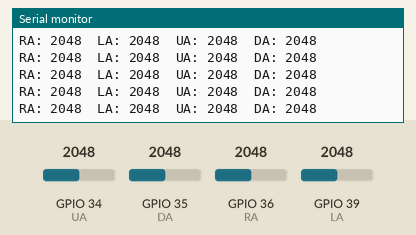
This sketch was run on a simulated ESP32. Shown: the last lines printed to the serial monitor. The test bench sets the inputs (shaded band); at power-on: GPIO 34 (UA) = 2048, GPIO 35 (DA) = 2048, GPIO 36 (RA) = 2048, GPIO 39 (LA) = 2048.

Above: at 1.2 s.
1.3 s: GPIO 34 (UA) set to 2866
At 1.38 s:
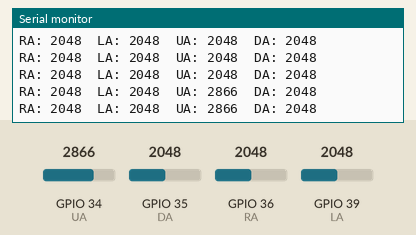
2.8 s: GPIO 35 (DA) set to 2866
At 2.84 s:
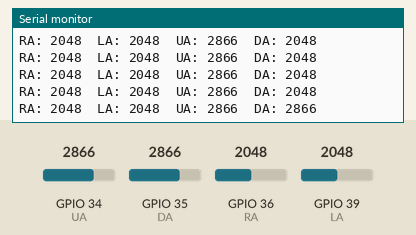
4.3 s: GPIO 36 (RA) set to 2866
At 4.3 s:
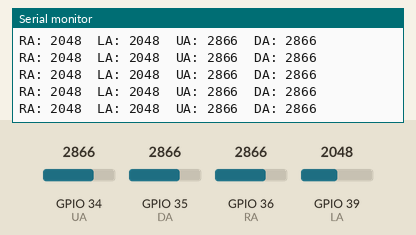
5.8 s: GPIO 39 (LA) set to 2866
At 5.86 s:
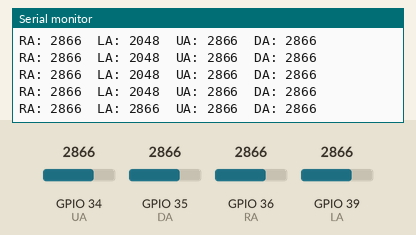
7.3 s: GPIO 34 (UA) set to 3972
At 7.33 s:
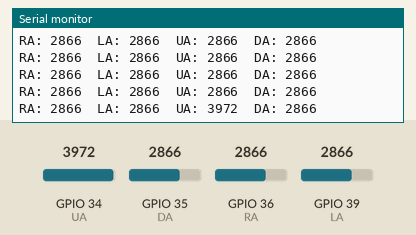
8.8 s: GPIO 35 (DA) set to 3972
At 8.84 s:
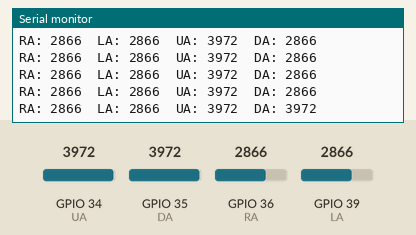
Timing chart, 0 to 11.3 s (numbered marks = the images above; inputs shaded):
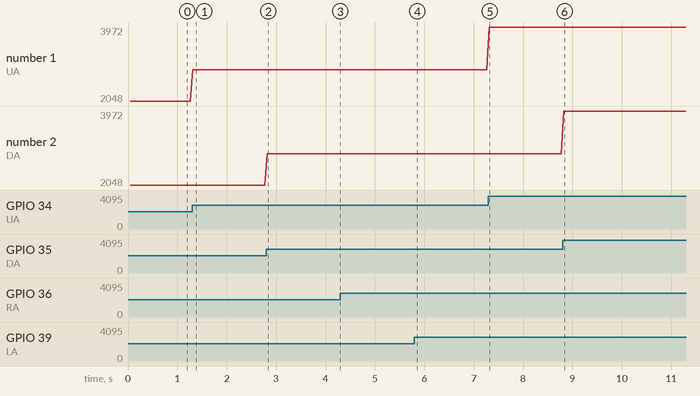

The sketch:

4ADC_serial_web_point.ino
```cpp
#include <WiFi.h>
#include <ESPAsyncWebServer.h>

// Настройка Wi-Fi точки доступа
const char *ssid = "ESP32";
const char *password = "12345678";

IPAddress local_ip(192, 168, 4, 1);
IPAddress gateway(192, 168, 4, 1);
IPAddress subnet(255, 255, 255, 0);

AsyncWebServer server(80); // Асинхронный веб-сервер

// Входы АЦП для антенн
const int RA = 36; // Правая антенна
const int LA = 39; // Левая антенна
const int UA = 34; // Верхняя антенна
const int DA = 35; // Нижняя антенна

// Значения сигналов с антенн
volatile int Rvalue = 0, Lvalue = 0, Uvalue = 0, Dvalue = 0; // Непрерывные данные
int RvalueWeb = 0, LvalueWeb = 0, UvalueWeb = 0, DvalueWeb = 0; // Данные для веб-сервера

// Таймер для обновления значений
unsigned long previousMillis = 0;
const unsigned long interval = 50; // Интервал вывода в миллисекундах

// HTML веб-страницы
const char index_html[] PROGMEM = R"rawliteral(
<!DOCTYPE HTML>
<html>
<head>
  <title>Antenna Signals</title>
  <script>
    async function refreshValues() {
      const response = await fetch('/values');
      const data = await response.json();
      document.getElementById('RA').innerText = data.RA;
      document.getElementById('LA').innerText = data.LA;
      document.getElementById('UA').innerText = data.UA;
      document.getElementById('DA').innerText = data.DA;
    }
    setInterval(refreshValues, interval); // Обновление каждые 50 мс
  </script>
</head>
<body>
  <h1>ESP32 Antenna Signals</h1>
  <p><strong>Right Antenna:</strong> <span id="RA">0</span></p>
  <p><strong>Left Antenna:</strong> <span id="LA">0</span></p>
  <p><strong>Upper Antenna:</strong> <span id="UA">0</span></p>
  <p><strong>Down Antenna:</strong> <span id="DA">0</span></p>
</body>
</html>
)rawliteral";

void setup() {
  Serial.begin(9600);

  // Настройка Wi-Fi точки доступа
  WiFi.softAPConfig(local_ip, gateway, subnet);
  WiFi.softAP(ssid, password);

  Serial.println("Access Point started");
  Serial.print("IP address: ");
  Serial.println(WiFi.softAPIP());

  // Главная страница
  server.on("/", HTTP_GET, [](AsyncWebServerRequest *request) {
    request->send_P(200, "text/html", index_html);
  });

  // Обработка запроса значений сигналов антенн
  server.on("/values", HTTP_GET, [](AsyncWebServerRequest *request) {
    String json = "{";
    json += "\"RA\":" + String(RvalueWeb) + ",";
    json += "\"LA\":" + String(LvalueWeb) + ",";
    json += "\"UA\":" + String(UvalueWeb) + ",";
    json += "\"DA\":" + String(DvalueWeb);
    json += "}";
    request->send(200, "application/json", json);
  });

  // Запуск веб-сервера
  server.begin();
  Serial.println("Server started");
}

void loop() {
  // Непрерывное считывание сигналов с антенн
  Rvalue = analogRead(RA);
  Lvalue = analogRead(LA);
  Uvalue = analogRead(UA);
  Dvalue = analogRead(DA);

  // Обновление значений для вывода каждые 50 мс
  unsigned long currentMillis = millis();
  if (currentMillis - previousMillis >= interval) {
    previousMillis = currentMillis;

    // Копируем значения в переменные для вывода
    RvalueWeb = Rvalue;
    LvalueWeb = Lvalue;
    UvalueWeb = Uvalue;
    DvalueWeb = Dvalue;

    // Выводим результаты в Serial Monitor (для отладки)
    Serial.print("RA: ");
    Serial.print(RvalueWeb);
    Serial.print("\tLA: ");
    Serial.print(LvalueWeb);
    Serial.print("\tUA: ");
    Serial.print(UvalueWeb);
    Serial.print("\tDA: ");
    Serial.println(DvalueWeb);
  }
}
```

Measured:
- after the input at 1.3 s, the serial monitor: prints a new line at once (image 1)
- after the input at 2.8 s, the serial monitor: prints a new line at once (image 2)
- after the input at 5.8 s, the serial monitor: prints a new line after 0.05 s (image 4)
- after the input at 7.3 s, the serial monitor: prints a new line at once (image 5)
- after the input at 8.8 s, the serial monitor: prints a new line at once (image 6)
- plotted number 1: 2048 → 2866 after the input at 1.3 s, 2866 → 3972 after the input at 7.3 s
